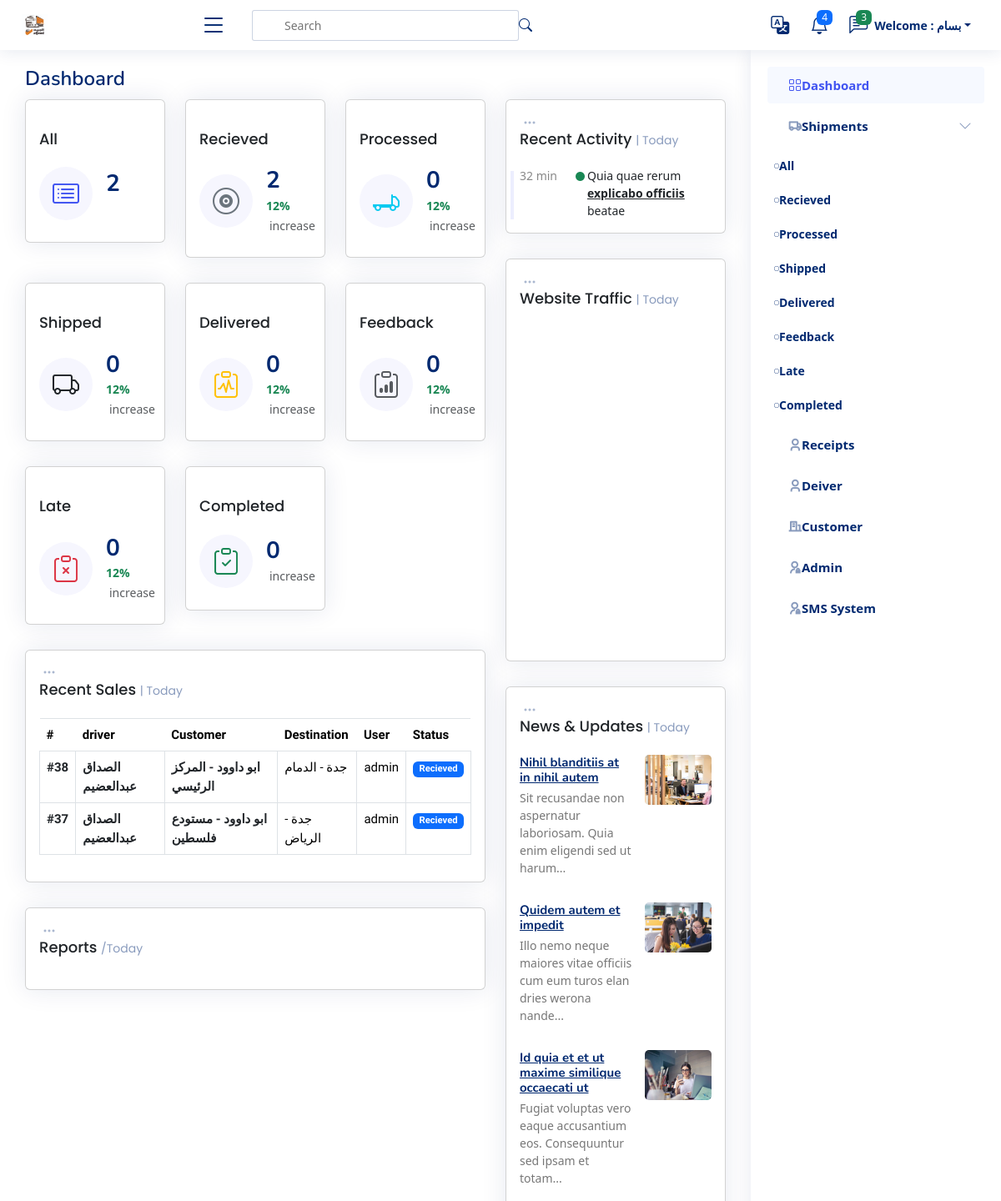
Page / (signed in, upper part) on the earlier database version.
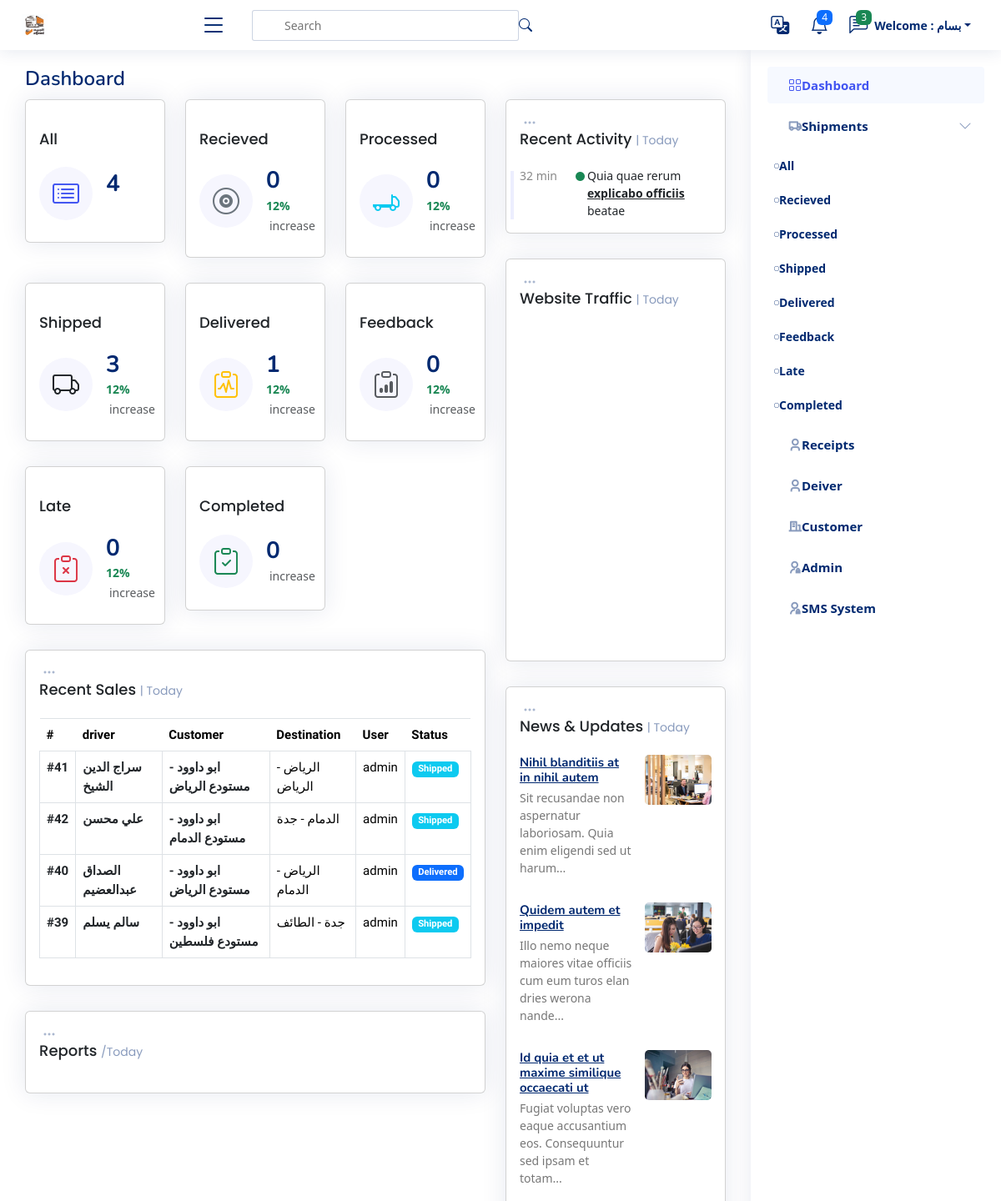
Same page on the later database version.
### shipments/models.py (models this page shows, shortened)
class Shipment(models.Model):
    user = models.ForeignKey(User,  related_name='shipments_user', on_delete=models.SET_NULL, null=True)
    driver = models.ForeignKey(Driver,  related_name='shipments_driver', on_delete=models.SET_NULL, null=True)
    customer_branch = models.ForeignKey(Branch, related_name='shipments_company', on_delete=models.SET_NULL, null=True)
    fare = models.IntegerField(_("Fare"))
    premium = models.IntegerField(_("Premium"), null=True, blank=True)
    fare_return = models.IntegerField(_("Return"), null=True, blank=True)
    code = models.ImageField(blank=True, null=True, upload_to='code')
    days_stayed = models.IntegerField(_("Days Stayed "), null=True, blank=True)
    stay_cost = models.IntegerField(_("Stay Cost") , null=True, blank=True)
    deducted = models.IntegerField(_("Deducted") , null=True, blank=True)
    status = models.TextField(_("Status"), choices=STATUS, null=True, blank=True, default=STATUS[0][0])
    destination = models.ForeignKey(City, verbose_name=_("Destination"), on_delete=models.CASCADE, null=True, blank=True)
    created_at = models.DateTimeField(_("Create At"), default=timezone.now)
    expected_arrival_date = models.DateTimeField(_("Expected Arrival Date"), null=True, blank=True, default=timezone.now)
    actual_delivery_date = models.DateTimeField(_("Actual Delivery Date "), null=True, blank=True, default=timezone.now)
    notes = models.TextField(_("Notes"), null=True, blank=True)

class City(models.Model):
    name_ar = models.CharField(_("City Arabic"), max_length=50)
    name_en = models.CharField(_("City English"), max_length=50)
    def __str__(self):
        return self.name_ar

### drivers/models.py (models this page shows)
class Driver(models.Model):
    name = models.CharField(_("Driver Name"), max_length=120)
    phone = models.CharField(_("Driver Phone"), max_length=120)
    id_number = models.CharField(_("Driver Id Number"), max_length=10, null=True, blank=True)
    language = models.CharField(_("Driver Language"),  max_length=120, choices=LANGUAHE, null=True, blank=True)
    truck_type =models.CharField(_("Truck Type"), max_length=120, choices=TRUCK_TYPE, null=True, blank=True)
    rate = models.IntegerField(_("Rate"), null=True, blank=True)
    image_id = models.ImageField(_("Driver Image"), null=True, blank=True, upload_to='driver_image', default='driver_image/id_defult.png')
    def __str__(self) -> str:
        return self.name

### customers/models.py (models this page shows)
class Branch(models.Model):
    customers = models.ForeignKey(Customers, related_name='branch_customers', on_delete=models.CASCADE)
    name = models.CharField(_("Name"),max_length=255)
    city = models.CharField(_("City"),max_length=255)
    def __str__(self):
        return f'{self.customers} - {self.name}'

class Customers(models.Model):
    name = models.CharField(max_length=255)
    def __str__(self):
        return self.name

### settings/views.py (the view)
# urls.py: 2. Add a URL to urlpatterns:  path('', views.home, name='home')
def home(request):
    if request.user.is_authenticated and request.user.is_superuser:
        shipments = Shipment.objects.select_related('driver', 'customer_branch', 'user').all().order_by('-created_at')
        recieved_shipment = Shipment.objects.all().filter(status='Recieved')
        processed_shipment = Shipment.objects.all().filter(status='Processed')
        shipped_shipment = Shipment.objects.all().filter(status='Shipped')
        delivered_shipment = Shipment.objects.all().filter(status='Delivered')
        feedback_shipment = Shipment.objects.all().filter(status='Feedback')
        late_shipment = Shipment.objects.all().filter(status='late')
        completed_shipment = Shipment.objects.all().filter(status='Completed')
        context = {
            'shipments':shipments,
            'recieved_shipment':recieved_shipment,
            'processed_shipment':processed_shipment,
            'shipped_shipment':shipped_shipment,
            'delivered_shipment':delivered_shipment,
            'feedback_shipment':feedback_shipment,
            'late_shipment':late_shipment,
            'completed_shipment':completed_shipment,
        }
        return render(request, 'settings/home.html', context)
    elif request.user.is_authenticated :
            return redirect('shipment_list', status='All')
    else:
        return redirect('login')

### templates/settings/home.html (shortened to what the changed rows need)
{% extends 'base.html' %}
{% load static %}
{% load i18n %}
{% block body %}
<main id="main" class="main">
  <div class="pagetitle">
    <h1>{% translate "Dashboard" %}</h1>
  </div>
  <section class="section dashboard">
    <div class="row">
      <div class="col-lg-8">
        <div class="row">
          <div class="col-xxl-4 col-md-4">
            <a href="{% url 'shipment_list' status='All' %}" style="text-decoration: none;">
              <div class="card info-card sales-card">
                <div class="card-body">
                  <div class="d-flex align-items-center">
                    <div class="ps-3">
                      <h6>{{shipments|length}}</h6>
                       <span
                        class="text-muted small pt-2 ps-1"></span>
                    </div>
                  </div>
                </div>
              </div>
            </a>
          </div>
          <div class="col-xxl-4 col-md-4">
            <a href="{% url 'shipment_list' status='Recieved' %}" style="text-decoration: none;">
              <div class="card info-card sales-card">
                <div class="card-body">
                  <div class="d-flex align-items-center">
                    <div class="ps-3">
                      <h6>{{ recieved_shipment|length }}</h6>
                      <span class="text-success small pt-1 fw-bold">12%</span> <span
                        class="text-muted small pt-2 ps-1">increase</span>
                  </div>
                  </div>
                </div>
              </div>
            </a>
          </div>
          <div class="col-xxl-4 col-md-4">
            <a href="{% url 'shipment_list' status='Shipped' %}" style="text-decoration: none;">
              <div class="card info-card sales-card">
                <div class="card-body">
                  <div class="d-flex align-items-center">
                    <div class="ps-3">
                      <h6>{{shipped_shipment|length}}</h6>
                      <span class="text-success small pt-1 fw-bold">12%</span> <span
                        class="text-muted small pt-2 ps-1">increase</span>
                    </div>
                  </div>
                </div>
              </div>
            </a>
          </div>
          <div class="col-xxl-4 col-md-4">
            <a href="{% url 'shipment_list' status='Delivered' %}" style="text-decoration: none;">
              <div class="card info-card sales-card">
                <div class="card-body">
                  <div class="d-flex align-items-center">
                    <div class="ps-3">
                      <h6>{{delivered_shipment|length}}</h6>
                      <span class="text-success small pt-1 fw-bold">12%</span> <span
                        class="text-muted small pt-2 ps-1">increase</span>
                    </div>
                  </div>
                </div>
              </div>
            </a>
          </div>
          <div class="col-12">
            <div class="card recent-sales overflow-auto">
              <div class="card-body">
                <table class="table table-bordered table-borderless datatable">
                  <thead>
                    <tr>
                      <th scope="col">#</th>
                      <th scope="col">driver</th>
                      <th scope="col">Customer</th>
                      <th scope="col">Destination</th>
                      <th scope="col">User</th>
                      <th scope="col">Status</th>
                    </tr>
                  </thead>
                  <tbody>
                    {% for shipment in shipments %}
                    <tr >
                      <th scope="row"><a href="#" class="link-dark" style="text-decoration: none;">#{{shipment.id}}</a></th>
                      <th scope="row"><a href="#" class="link-dark"  style="text-decoration: none;">{{shipment.driver}}</a></th>
                      <th scope="row"><a href="#" class="link-dark"  style="text-decoration: none;">{{shipment.customer_branch}}</a></th>
                      <td>{{shipment.customer_branch.city}} - {{shipment.destination}}</td>
                      <td>{{shipment.user}}</td>
                      <td><span class="badge
                        {% if shipment.status == 'Recieved' %} bg-primary
                        {% elif shipment.status == 'Processed' %} bg-secondary
                        {% elif shipment.status == 'Shipped' %} bg-info
                        {% elif shipment.status == 'Delivered' %} bg-primary
                        {% elif shipment.status == 'Feedback' %} bg-warning
                        {% elif shipment.status == 'Completed' %} bg-success
                        {% endif %} ">{{shipment.status}}</span></td>
                    </tr>
                    {% endfor %}
                  </tbody>
                </table>
              </div>
            </div>
          </div>
        </div>
      </div>
    </div>
  </section>
</main>
{% endblock %}

Differences in the rows shown:
removed Shipment: id "38", driver "الصداق عبدالعضيم", customer_branch "ابو داوود - المركز الرئيسي", customer_branch.city "جدة", destination "الدمام", user "admin", status "Recieved"
removed Shipment: id "37", driver "الصداق عبدالعضيم", customer_branch "ابو داوود - مستودع فلسطين", customer_branch.city "جدة", destination "الرياض", user "admin", status "Recieved"
added Shipment: id "41", driver "سراج الدين الشيخ", customer_branch "ابو داوود - مستودع الرياض", customer_branch.city "الرياض", destination "الرياض", user "admin", status "Shipped"
added Shipment: id "42", driver "علي محسن", customer_branch "ابو داوود - مستودع الدمام", customer_branch.city "الدمام", destination "جدة", user "admin", status "Shipped"
added Shipment: id "40", driver "الصداق عبدالعضيم", customer_branch "ابو داوود - مستودع الرياض", customer_branch.city "الرياض", destination "الدمام", user "admin", status "Delivered"
added Shipment: id "39", driver "سالم يسلم", customer_branch "ابو داوود - مستودع فلسطين", customer_branch.city "جدة", destination "الطائف", user "admin", status "Shipped"
Other differences:
{{ shipments|length }}: "2" → "4"
{{ recieved_shipment|length }}: "2" → "0"
{{ shipped_shipment|length }}: "0" → "3"
{{ delivered_shipment|length }}: "0" → "1"
